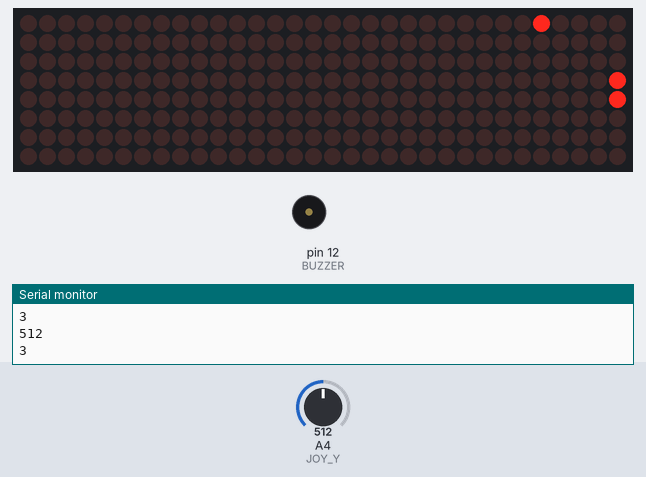
Recording of a sketch running on a simulated Arduino Uno, built with avr-gcc and run on an emulated ATmega328P. Parts: 32×8 LED matrix, buzzer (waves = sounding), the last lines printed to the serial monitor. The test bench sets the inputs (shaded band); at power-on: A4 (JOY_Y) = 512. Random numbers use the default seed unless the sketch sets one.

Above: at 6.3 s.
6.4 s: A4 (JOY_Y) set to 716
At 6.56 s:
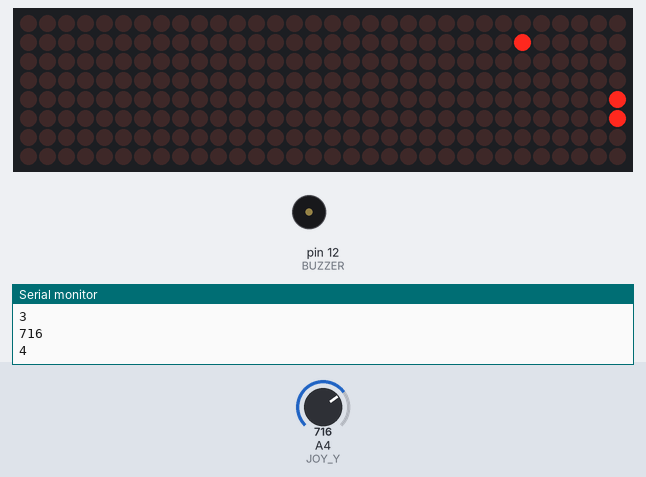
8.8 s: A4 (JOY_Y) set to 900
At 8.97 s:
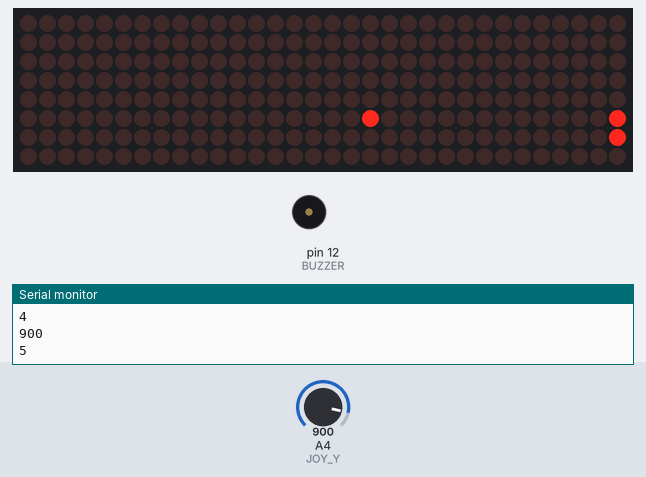
11.2 s: A4 (JOY_Y) set to 1023
At 11.61 s:
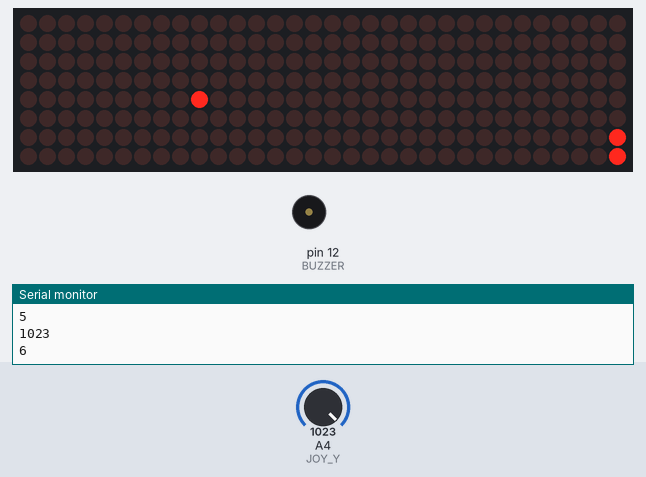
13.8 s: A4 (JOY_Y) set to 511
At 14.72 s:
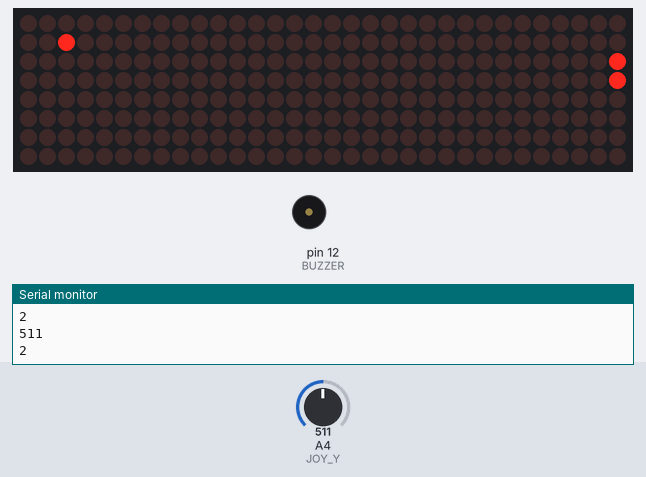
15.8 s: A4 (JOY_Y) set to 306
At 16.1 s:
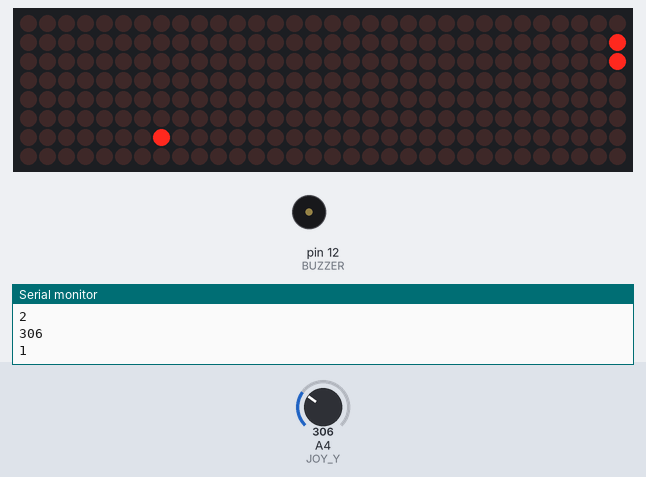
18.0 s: A4 (JOY_Y) set to 122
At 22.5 s:
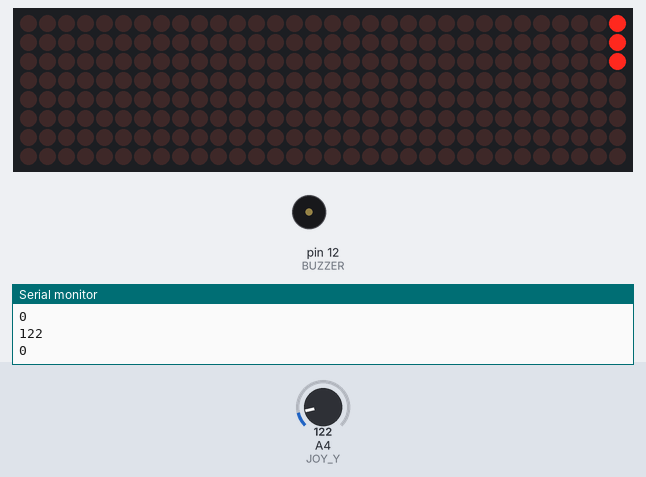
Timing chart, 0 to 22.9 s (numbered marks = the images above; inputs shaded):
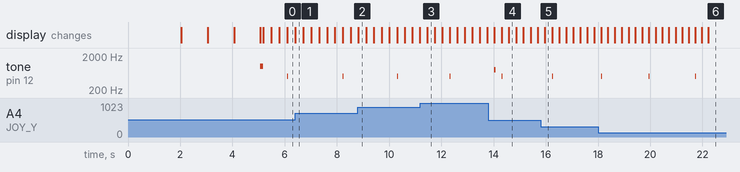

The sketch:

pong_vf.ino
```cpp
// (licence header left out)
#include <LedControl.h>

#define DIN_PIN 4
#define CS_PIN 5
#define CLK_PIN 6
#define NUM_OF_MATRIX 4

#define JOY_Y A4
#define JOY_SW 3
#define BUZZER 12

LedControl lc = LedControl(DIN_PIN, CLK_PIN, CS_PIN, NUM_OF_MATRIX);

// Dimensiones lógicas del tablero (4 matrices x 8 columnas = 32x8)
const int MATRIX_WIDTH = 32;  // 4 matrices de 8 columnas
const int MATRIX_HEIGHT = 8;  // Altura fija

int x, y;
boolean downDir, rightDir;

int paddleTop, paddleBottom;

const int initGamePace = 300;
int gamePace;

int playerScore = 0;
int computerScore = 0;
int ballsMissed = 0;
const int MAX_BALLS_MISSED = 1;

void setPixel(int x, int y, bool state) {
  int matrixId = y / 8;
  int localY = y % 8;
  int rotatedRow = x;
  int rotatedCol = 7 - localY;
  lc.setLed(matrixId, rotatedRow, rotatedCol, state);
}

void setup() {
  for (int i = 0; i < NUM_OF_MATRIX; i++) {
    lc.shutdown(i, false);
    lc.setIntensity(i, 8);
    lc.clearDisplay(i);
  }
  Serial.begin(9600);
  randomSeed(analogRead(0));
  pinMode(JOY_SW, INPUT_PULLUP);
  pinMode(BUZZER, OUTPUT);

  kickoff(1, playerScore, computerScore);
  displayCountdown();
  tone(BUZZER, 1000);
  delay(100);
  noTone(BUZZER);
}

void loop() {
  while ((playerScore < 9) && (computerScore < 9) && (ballsMissed < MAX_BALLS_MISSED)) {
    displayBall();
    displayPaddle();
    evaluatePlay();
    moveBall();

    if (gamePace > 0) {
      gamePace--;
    }
    delay(gamePace);
    clearAllMatrices();
  }

  if (ballsMissed >= MAX_BALLS_MISSED) {
    displayGameOver();
    delay(5000);
    // Reset game
    playerScore = 0;
    computerScore = 0;
    ballsMissed = 0;
  } else {
    delay(3000);
    playerScore = 0;
    computerScore = 0;
  }
  kickoff(1, playerScore, computerScore);
  displayCountdown();
}

int paddlePosition() {
  int sensorValue = analogRead(JOY_Y);
  Serial.println(sensorValue);
  int pos = map(sensorValue, 0, 1023, 0, 6);
  Serial.println(pos);
  return constrain(pos, 0, 6);
}

void displayBall() {
  setPixel(x, y, true);
}

void displayPaddle() {
  paddleTop = paddlePosition();         // posición superior
  paddleBottom = paddleTop + 1;         // ahora cubre tres LEDs
  for (int i = paddleTop; i <= paddleBottom; i++) {
    setPixel(i, 0, true);               // dibuja la paleta vertical en la columna 0
  }
}


void evaluatePlay() {
  if (y == 31) {
    downDir = false;
    tone(BUZZER, 800, 50);
    return;
  }

  if (y == 0) {
    if ((x == paddleTop) || (x == paddleBottom)) {
      downDir = true;
      tone(BUZZER, 1000, 50);
      playerScore++;
    } else {
      computerScore++;
      ballsMissed++;  // Incrementar contador de pelotas perdidas
      kickoff(1, playerScore, computerScore);
    }
    return;
  }

  if (x == 0) {
    rightDir = true;
    tone(BUZZER, 500, 30);
  }

  if (x == 7) {
    rightDir = false;
    tone(BUZZER, 500, 30);
  }

  if (y == 15 || y == 16) {
    if (random(0, 20) == 0) {
      rightDir = !rightDir;
      tone(BUZZER, 600, 20);
    }
  }
}

void moveBall() {
  y += downDir ? 1 : -1;
  x += rightDir ? 1 : -1;
  x = constrain(x, 0, 7);
  y = constrain(y, 0, 31);
}

void kickoff(int player, int pScore, int cScore) {
  delay(500);
  delay(1500);

  clearAllMatrices();

  if (player == 1) {
    y = 1;
    x = 3;
    downDir = true;
  } else {
    y = 30;
    x = 4;
    downDir = false;
  }

  rightDir = random(0, 2);
  gamePace = initGamePace;
}

void displayCountdown() {
  for (int i = 3; i >= 1; i--) {
    clearAllMatrices();
    displayDigit(i,0);  // Mostrar el número en la posición izquierda
    delay(1000);        // Esperar 1 segundo
  }
  clearAllMatrices();
}

void clearAllMatrices() {
  for (int i = 0; i < NUM_OF_MATRIX; i++) {
    lc.clearDisplay(i);
  }
}

void displayDigit(int digit, int pos) {
    const int digits[10][3][5] = {
    {{1,1,1,1,1},{1,0,0,0,1},{1,1,1,1,1}}, // 0 ok
    {{0,0,0,0,1},{1,1,1,1,1},{0,1,0,0,1}}, // 1 ok
    {{1,1,1,0,1},{1,0,1,0,1},{1,0,1,1,1}}, // 2 ok
    {{1,1,1,1,1},{1,0,1,0,1},{1,0,1,0,1}}, // 3 ok
    {{1,1,1,1,1},{0,0,1,0,0},{1,1,1,0,0}}, // 4 ok
    {{1,0,1,1,1},{1,0,1,0,1},{1,1,1,0,1}}, // 5 ok
    {{1,0,1,1,1},{1,0,1,0,1},{1,1,1,1,1}}, // 6 ok
    {{1,1,1,1,1},{1,0,0,0,0},{1,0,0,0,0}}, // 7 ok
    {{1,1,1,1,1},{1,0,1,0,1},{1,1,1,1,1}}, // 8 ok
    {{1,1,1,1,1},{1,0,1,0,1},{1,1,1,0,1}}  // 9 ok
};
   // Ensure the digit is valid
    if (digit < 0 || digit > 9) return; // Invalid digit, exit

      int digitWidth = 5;
      int digitHeight = 3;
      int startCol = (MATRIX_WIDTH - digitWidth) / 2;  // Centrado horizontal
      int startRow = (MATRIX_HEIGHT - digitHeight) / 2; // Centrado vertical
    for (int row = 0; row < digitHeight; row++) {
      for (int col = 0; col < digitWidth; col++) {
        bool ledState = digits[digit][row][col];
        int globalX = startCol + col;
        int globalY = startRow + row;
        if (globalX >= 0 && globalX < MATRIX_WIDTH && globalY >= 0 && globalY < MATRIX_HEIGHT) {
          int matrixIndex = NUM_OF_MATRIX - 1 - (globalX / 8);
          int localX = globalX % 8;
          lc.setLed(matrixIndex, globalY, localX, ledState);
        }
      }
    }
 }

void displayGameOver() {
  clearAllMatrices();
  const byte N[8] = { //N
    B00000000,
    B01111110,
    B00001100,
    B00011000,
    B00110000,
    B01111110,
    B00000000,
    B00000000
  };
  const byte I[8] = {//I
    B00000000,
    B00000000,
    B01000010,
    B01111110,
    B01000010,
    B00000000,
    B00000000,
    B00000000
  };

  const byte F[8] = {//F
    B00000000,
    B01000000,
    B01001000,
    B01001000,
    B01111110,
    B00000000,
    B00000000,
    B00000000
  };

  // Mostrar cada letra en su matriz correspondiente
  for (int row = 0; row < 8; row++) {
    lc.setRow(1, row, N[row]); // Matriz 1: N
    lc.setRow(2, row, I[row]); // Matriz 2: I
    lc.setRow(3, row, F[row]); // Matriz 3: F
  }

  // Efecto de sonido de game over
  for (int i = 0; i < 3; i++) {
    tone(BUZZER, 300 - (i * 50), 300);
    delay(400);
  }
  noTone(BUZZER);
}
```

Measured:
- by itself, tone on pin 12 (BUZZER): alternates 500 Hz for 0.03 s and silent for 1.8 s
